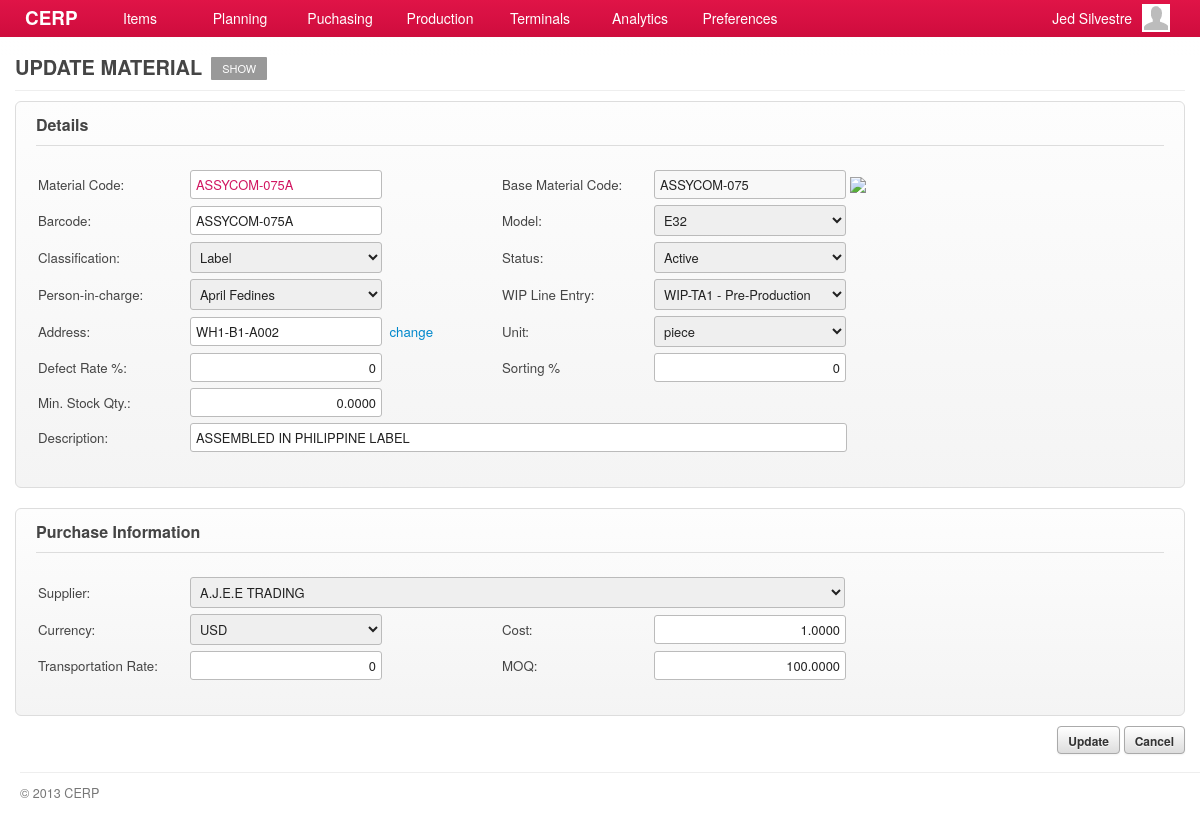
The page /account/materials-edit.php?mid=1193 (signed in) on the database as committed earlier.
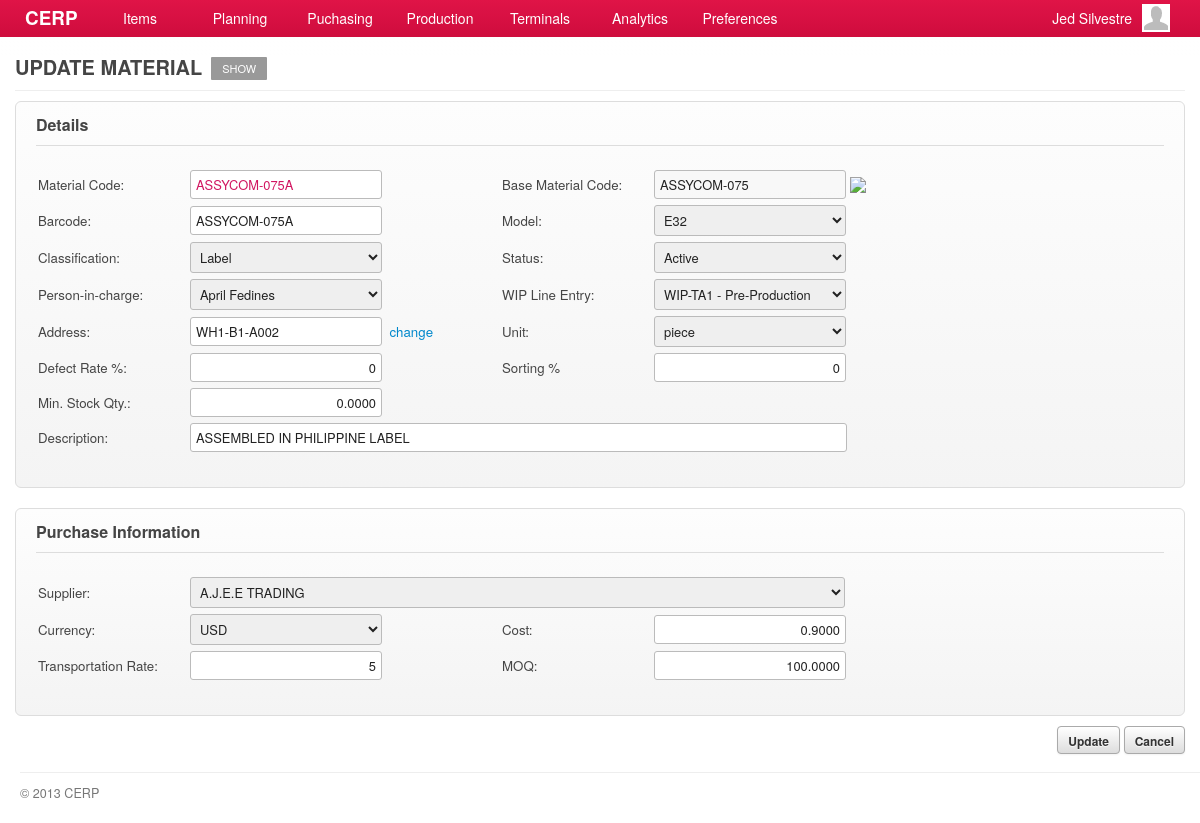
The same page on the database as committed later.
### tables this page shows
CREATE TABLE `item_costs` (
  `id` int(11) NOT NULL AUTO_INCREMENT,
  `item_id` int(11) DEFAULT NULL,
  `item_type` varchar(3) DEFAULT NULL,
  `supplier` int(11) DEFAULT NULL,
  `currency` int(11) DEFAULT '24',
  `cost` decimal(10,4) DEFAULT '0.0000',
  `moq` decimal(10,4) DEFAULT '0.0000',
  `transportation_rate` decimal(3,2) DEFAULT '0.00',
  `created_at` timestamp NULL DEFAULT NULL,
  `created_by` int(11) DEFAULT NULL,
  `updated_at` timestamp NULL DEFAULT NULL,
  `updated_by` int(11) DEFAULT NULL,
  PRIMARY KEY (`id`)
);

### include/general.class.php (called while the page is built, shortened)
<?php
require('database.class.php');
require('capabilities.class.php');
require('role.class.php');
$HostAccount	= "account";
$DB				= new MySQL;
  $Host			= "cerp";
  $HostAccount	= "/".$Host."/".$HostAccount;
  $DB->database	= "cerpdb";
  $DB->username	= "cerpuser";
  $DB->password	= "cerpuser";
  $DB->hostname	= "localhost";
$Capabilities	= new Capabilities($DB);
$Signed			= $_SESSION['user'];
$Role		= new Role($DB, $Signed['id']);
require('functions.php');
?>

### include/role.class.php (called while the page is built, shortened)
<?php
class Role
{
	private $DB;
	private $user_id;
	function Role($db, $uid) {
  	$this->DB = $db;
		$this->user_id = $uid;
  }
	function isCapableByName($cap_name) {
		foreach ($this->getUserRoles() as $user_role) {
			$result = $this->DB->Find('role_capabilities', array(
						  			'columns' 		=> 'role_capabilities.*',
						  			'joins' => 'INNER JOIN capabilities ON capabilities.id = role_capabilities.capability_id',
						  	    'conditions' 	=> 'capabilities.capability="'. $cap_name .'" AND role_id='. $user_role['role_id']));
			if(isset($result)) {
				return TRUE;
			}
		}
	}
	function getUserRoles() {
		$result = $this->DB->Get('user_roles', array(
						  			'columns' 		=> 'user_roles.role_id, roles.name',
						  			'joins' => 'INNER JOIN roles ON roles.id = user_roles.role_id',
						  	    'conditions' 	=> 'user_roles.user_id='. $this->user_id));
		if(isset($result)) {
			return $result;
		}
	}
}

### include/database.class.php (called while the page is built, shortened)
<?php
class MySQL {
  public $username	= "cerpuser";
  public $password	= "cerpuser";
  public $hostname	= "localhost";
  public function Connect() {
    $conn = mysql_connect($this->hostname, $this->username, $this->password) or die("<br/><span class='notice'><p class='error'><strong>ERROR!</strong> Unable to connect to MySQL! </p></span>");
    return $conn;
  }
  public function Query($sql) {
  	$conn = $this->Connect();
    $result = mysql_query($sql, $conn);
	return $result;
  }
	function Find($table, $args='') {
  	if (isset($args)) {
  	  $args['columns'] = (isset($args['columns']) ? $args['columns'] : '*');
  	  $args['joins'] = (isset($args['joins']) ? $args['joins'] : '');
	 	 	$args['conditions'] = ($args['conditions'] == '' ? '' : 'where '.$args['conditions']);
		}
		$sql = "SELECT ".$args['columns']." FROM ".$table." ".$args['joins']." ".$args['conditions'];
		$row = $this->IsEmpty($this->Query($sql));
		return mysql_fetch_array($row);
  }
  function Get($table, $args='') {
  	if (isset($args)) {
  	  $args['columns'] = (isset($args['columns']) ? $args['columns'] : '*');
  	  $args['joins'] = (isset($args['joins']) ? $args['joins'] : '');
		  $args['conditions'] = ($args['conditions'] == '' ? '' : 'WHERE '.$args['conditions']);
  	  $args['order'] = (isset($args['order']) ? ' ORDER BY '.$args['order'] : '');
  	  $args['limit'] = (isset($args['limit']) ? ' LIMIT '.$args['limit'] : '');
  	  $args['group'] = (isset($args['group']) ? ' GROUP BY '.$args['group'] : '');
		}
		$data = array();
		$sql = "SELECT ".$args['columns']." FROM ".$table." ".$args['joins']." ".$args['conditions']." ".$args['group']." ".$args['order']." ".$args['limit'];
		$result = $this->IsEmpty($this->Query($sql));
		if(!empty($result)) {
	      while ($row = mysql_fetch_array($result)) {
	        $data[] = $row;
	      }
		}
		return $data;
  }
	function Fetch($table, $args='') {
  	if (isset($args)) {
  	  $args['columns'] = (isset($args['columns']) ? $args['columns'] : '*');
  	  $args['joins'] = (isset($args['joins']) ? $args['joins'] : '');
			$args['conditions'] = (isset($args['conditions']) && $args['conditions'] != '') ? ' WHERE '.$args['conditions'] : '';
			$args['order'] = (isset($args['order']) ? ' ORDER BY '.$args['order'] : '');
			$args['limit'] = (isset($args['limit']) ? ' LIMIT '.$args['limit'] : '');
			$args['group'] = (isset($args['group']) ? ' GROUP BY '.$args['group'] : '');
    }
	$data = array();
    $sql = "SELECT ".$args['columns'];
    $sql .= " FROM ".$table." ".$args['joins'];
    $sql .= $args['conditions'];
    $sql .= $args['group'];
    $sql .= $args['order'];
    $sql .= $args['limit'];
	$result = $this->IsEmpty($this->Query($sql));
	if(!empty($result)) {
      while ($row = mysql_fetch_array($result, MYSQL_ASSOC)) {
        $data[] = $row;
      }
	}
	return $data;
  }
  private function IsEmpty($result) {
    if(mysql_num_rows($result) > 0) return $result;
    return null;
  }
}

### include/capabilities.class.php (called while the page is built, shortened)
<?php
class Capabilities {
  private $DB;
	public $All;
	function Capabilities($db) {
		$this->DB = $db;
		$this->GetCapabilities();
	}
  function GetTitle() {
    global $capability_key;
	return $this->All[$capability_key]['title'];
  }
  function GetUrl() {
    global $capability_key;
	return $this->All[$capability_key]['url'];
  }
	function GetCapabilities() {
		$capabilities = $this->DB->Get('capabilities', array(
					  			'columns' 		=> 'id, capability, title, name, parent, url',
					  	    'conditions' 	=> 'parent IS NOT null ORDER BY parent'));
		$all = array();
		foreach ($capabilities as $cap) {
			$all[$cap['capability']] = array('title' => $cap['title'],'name' => $cap['name'], 'url' => $cap['url'], 'parent' => $cap['parent']);
		}
		$this->All = $all;
	}
}

### include/query.class.php (called while the page is built, shortened)
<?php
class Query {
  private $DB;
  function Query($db) {
  	$this->DB = $db;
  }
	function get_lookups($type) {
		switch($type) {
			case 'suppliers':
				$query = $this->DB->Fetch('suppliers', array(
           'columns'  => 'id, name AS supplier_name',
           'order' => 'name')
         ); break;
			case 'mat_classifications':
				$query = $this->DB->Fetch('item_classifications', array(
           'columns'  => 'id, classification',
           'conditions' => 'item_type="MAT"',
           'order' => 'classification')
         ); break;
			case 'models':
				$query = $this->DB->Fetch('brand_models', array(
           'columns'  => 'id, brand_model',
           'order' => 'brand_model')
         ); break;
			case 'users':
				$query = $this->DB->Fetch('users', array(
           'columns'  => 'id, CONCAT(users.first_name, " ", users.last_name) AS pic',
           'order' => 'first_name')
         ); break;
			case 'terminals':
				$query = $this->DB->Fetch('terminals', array(
           'columns'  => 'id, CONCAT(terminal_code," - ", terminal_name) AS terminal',
           'conditions' => 'location_id=4 AND type="IN"',
           'order' => 'terminal_name')
         ); break;
			case 'uoms':
				$query = $this->DB->Fetch('lookups', array(
           'columns'  => 'id, description',
           'conditions' => 'parent="UNITS"',
           'order' => 'code')
         ); break;
			case 'material_types':
				$query = $this->DB->Fetch('lookups', array(
           'columns'  => 'id, description',
           'conditions' => 'parent="MATTYP"',
           'order' => 'code')
         ); break;
			case 'currencies':
				$query = $this->DB->Fetch('lookups', array(
           'columns'  => 'id, description',
           'conditions' => 'parent="CURNCY"',
           'order' => 'code')
         ); break;
			case 'item_status':
				$query = $this->DB->Fetch('lookup_status', array(
           'columns'  => 'id, description',
           'conditions' => 'parent="ITEM"',
           'order' => 'description')
         ); break;
		}
		if(!empty($query)) return $query;
		return null;
  }
}

### include/functions.php (the view, shortened to what the changed rows need)
<?php
function host($uri='') {
  global $HostAccount;
  return $HostAccount."/".$uri;
}
function select_query_tag($rows=array(), $key='', $value='', $selected='', $id='', $name='', $option='', $style='', $readonly = FALSE) {
  $tag = '<select id="'.$id.'" name="'.$name.'" style="font-size:97%;'.$style.'" '. ($ro=($readonly) ? 'disabled' : '') .'>';
  $tag .= ($option == '' ? '' : '<option value="">'.$option.'</option>');
  if (!empty($rows)) {
    foreach($rows as $row) {
	  $tag .= '<option value="'.trim($row[$key]).'" ';
	  $tag .= ($selected == trim($row[$key]) ? 'selected="selected">' : '>');
	  $tag .= $row[$value];
	  $tag .= '</option>';
	}
  }
  $tag .= '</select>';
  echo $tag;
}

### account/materials-edit.php (shortened to what the changed rows need)
<?php
  $capability_key = 'edit_material';
  require('header.php');
	$allowed = $Role->isCapableByName($capability_key);
	if(!$allowed) {
		require('inaccessible.php');
	}else{
  if(isset($_GET['mid'])) {
  	$materials = $DB->Find('materials', array(
				  			'columns' 		=> 'materials.*',
				  	    'conditions' 	=> 'materials.id = '.$_GET['mid'] ));
  }
	$models = $Query->get_lookups('models');
	$suppliers = $Query->get_lookups('suppliers');
	$currencies = $Query->get_lookups('currencies');
?>
	<div id="page">
		<div id="page-title">
    	<h2>
      	<span class="title"><?php echo $Capabilities->GetTitle(); ?></span>
        <?php
					echo '<a href="'.$Capabilities->All['show_material']['url'].'?mid='.$_GET['mid'].'" class="nav">'.$Capabilities->All['show_material']['name'].'</a>';
				?>
      </h2>
		</div>
		<div id="content">
			<form action="<?php echo host($Capabilities->GetUrl()) ?>" method="POST">
	              <td>Model:</td><td><?php select_query_tag($models, 'id', 'brand_model', $materials['brand_model'], 'material[brand_model]', 'material[brand_model]', '', 'width:192px;'); ?></td>
        <br/>
        <div class="form-container">
	        <table>
	        	<?php
	        		$costs = $DB->Get('materials', array('columns' => 'item_costs.*',
			 																				'joins' => 'INNER JOIN item_costs ON item_costs.item_id = materials.id AND item_costs.item_type = "MAT"
																													INNER JOIN suppliers ON suppliers.id = item_costs.supplier
																													INNER JOIN lookups AS lookups2 ON lookups2.id = item_costs.currency',
				 																			'conditions' => 'materials.id = '.$_GET['mid']));
							foreach($costs as $cost) {
							?>
								<tr>
		              <td width="150">Supplier:</td>
		              <td colspan="99">
		              </td>
		           </tr>
		           <tr>
		              <td width="150">Currency:</td><td width="310"></td>
		              <td width="150">Cost:</td><td><input type="text" id="<?php echo 'item_cost['.$cost['id'].'][cost]' ?>" name="<?php echo 'item_cost['.$cost['id'].'][cost]' ?>" value="<?php echo $cost['cost'] ?>" class="text-field text-right decimal" /></td>
		           </tr>
		           <tr>
		              <td width="150">Transportation Rate:</td><td width="310"><input type="text" id="<?php echo 'item_cost['.$cost['id'].'][transportation_rate]' ?>" name="<?php echo 'item_cost['.$cost['id'].'][transportation_rate]' ?>" value="<?php echo ($cost['transportation_rate'] * 100) ?>" class="text-field text-right decimal" /></td>
		              <td>MOQ:</td><td><input type="text" id="<?php echo 'item_cost['.$cost['id'].'][moq]' ?>" name="<?php echo 'item_cost['.$cost['id'].'][moq]' ?>" value="<?php echo $cost['moq'] ?>" class="text-field text-right numeric" /></td>
		           </tr>
		           <tr><td height="5" colspan="99"></td></tr>
							<?php
							}
	        	?>
	        </table>
				</div>
				</form>
		</div>
	</div>
<?php }
require('footer.php'); ?>

Rows that differ between the two databases and show on the page:
changed item_costs: cost "1.0000" → "0.9000"; transportation_rate "0" → "5"
